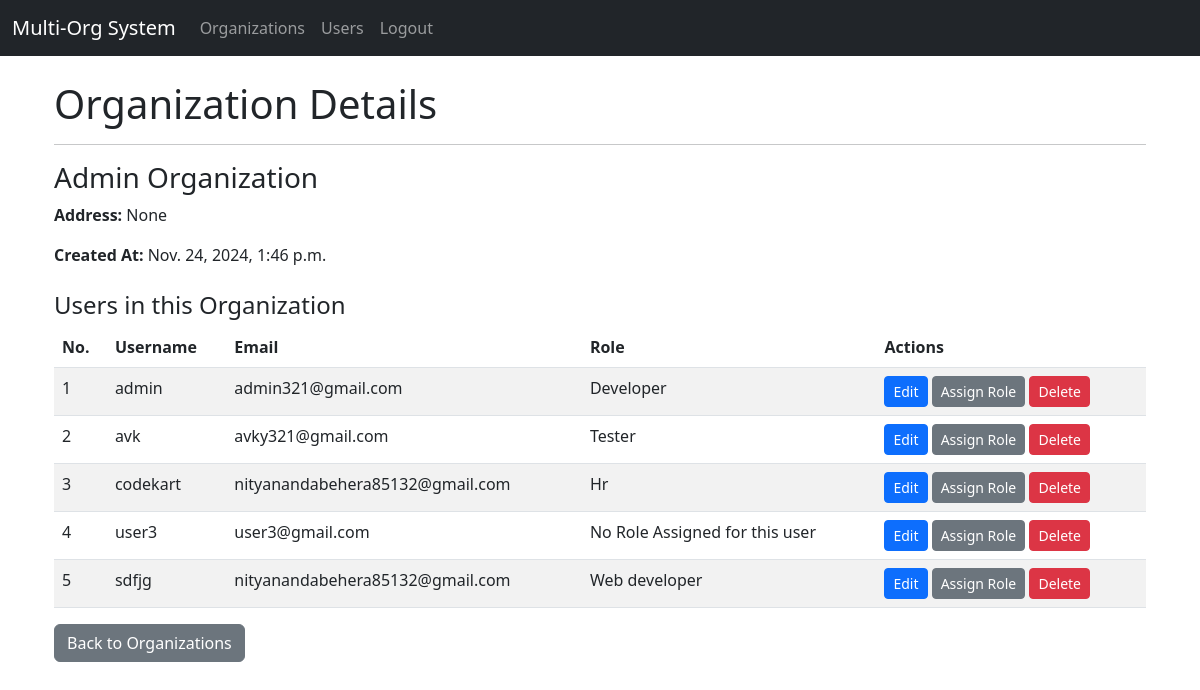
/organizations/1/ (signed in), run on the app's committed database.
### organization/models.py (models this page shows, shortened)
class Organization(models.Model):
    name = models.CharField(max_length=255)
    address = models.TextField(blank=True, null=True)
    is_main = models.BooleanField(default=False)
    created_at = models.DateTimeField(auto_now_add=True)
    def get_users(self):
        return self.users.all()

class CustomUser(AbstractUser):
    organization = models.ForeignKey(
        Organization, on_delete=models.CASCADE, related_name='users', null=False
    )
    role = models.ForeignKey(Role, on_delete=models.SET_NULL, null=True, blank=True)
    objects = CustomUserManager()

class Role(models.Model):
    name = models.CharField(max_length=50)  # e.g., Admin, Editor, Viewer

### organization/views.py (the view)
# urls.py: path('organizations/<int:pk>/', views.organization_detail, name='organization_detail'),
@login_required
def organization_detail(request, pk):
    organization = get_object_or_404(Organization, pk=pk)
    users = organization.get_users()
    return render(request, 'organization/organization_detail.html', {
        'organization': organization,
        'users': users,
    })

### organization/templates/organization/organization_detail.html
{% extends "organization/base.html" %} {% block content %}
<div class="container mt-4">
  <h1>Organization Details</h1>
  <hr />
  <h3>{{ organization.name }}</h3>
  <p><strong>Address:</strong> {{ organization.address }}</p>
  <p><strong>Created At:</strong> {{ organization.created_at}}</p>
  <h4 class="mt-4">Users in this Organization</h4>
  <table class="table table-striped">
    <thead>
      <tr>
        <th>No.</th>
        <th>Username</th>
        <th>Email</th>
        <th>Role</th>
        <th>Actions</th>
      </tr>
    </thead>
    <tbody>
      {% for user in users %}
      <tr>
        <td>{{ forloop.counter }}</td>
        <td>{{ user.username }}</td>
        <td>{{ user.email }}</td>
        <td>
          {% if user.role %} {{ user.role.name }} {% else %} No Role Assigned
          for this user {% endif %}
        </td>
        <td>
          <a
            href="{% url 'user_update' user.id %}"
            class="btn btn-sm btn-primary"
            >Edit</a
          >
          <a
            href="{% url 'assign_role' user.id %}"
            class="btn btn-sm btn-secondary"
            >Assign Role</a
          >
          <a
            href="{% url 'user_delete' user.id %}"
            class="btn btn-sm btn-danger"
            >Delete</a
          >
        </td>
      </tr>
      {% empty %}
      <tr>
        <td colspan="5" class="text-center">
          No users found in this organization.
        </td>
      </tr>
      {% endfor %}
    </tbody>
  </table>
  <a href="{% url 'organization_list' %}" class="btn btn-secondary"
    >Back to Organizations</a
  >
</div>
{% endblock %}

### data on the page
Organization: name "Admin Organization", address "None", created_at "Nov. 24, 2024, 1:46 p.m."
CustomUser: username "admin", email "admin321@gmail.com", role.name "Developer"
CustomUser: username "avk", email "avky321@gmail.com", role.name "Tester"
CustomUser: username "codekart", email "nityanandabehera85132@gmail.com", role.name "Hr"
CustomUser: username "user3", email "user3@gmail.com", shows "No Role Assigned for this user"
CustomUser: username "sdfjg", email "nityanandabehera85132@gmail.com", role.name "Web developer"
